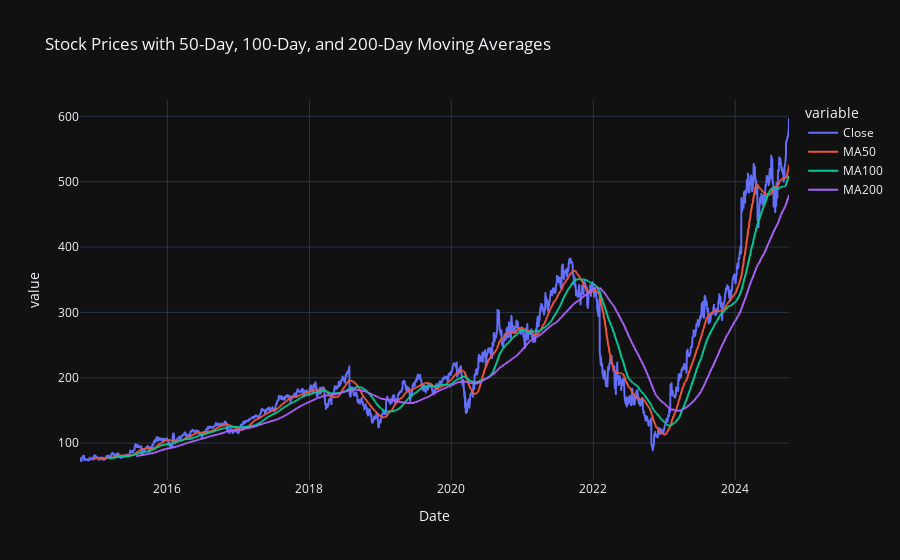

Notebook code cell kept with this figure:
### Code cell
df['MA50'] = df['Close'].rolling(window=50).mean()
df['MA100'] = df['Close'].rolling(window=100).mean()
df['MA200'] = df['Close'].rolling(window=200).mean()

# Plot the stock prices along with the moving averages
fig = px.line(df, x="Date", y=["Close", "MA50", "MA100", "MA200"], template='plotly_dark',
              title="Stock Prices with 50-Day, 100-Day, and 200-Day Moving Averages")
fig.show()

### Figure 1 — Plotly figure (JSON) as saved in the notebook; plotly's stock layout.template omitted (floating-point values rounded to 4 significant figures; data arrays with more than 128 entries replaced by an {"elided": "..."} marker saying what was removed)
{"data": [{"hovertemplate": "variable=Close<br>Date=%{x}<br>value=%{y}<extra></extra>", "legendgroup": "Close", "line": {"color": "#636efa", "dash": "solid"}, "marker": {"symbol": "circle"}, "mode": "lines", "name": "Close", "showlegend": true, "type": "scattergl", "x": {"elided": "2515 str values"}, "xaxis": "x", "y": {"elided": "2515 float values"}, "yaxis": "y"}, {"hovertemplate": "variable=MA50<br>Date=%{x}<br>value=%{y}<extra></extra>", "legendgroup": "MA50", "line": {"color": "#EF553B", "dash": "solid"}, "marker": {"symbol": "circle"}, "mode": "lines", "name": "MA50", "showlegend": true, "type": "scattergl", "x": {"elided": "2515 str values"}, "xaxis": "x", "y": {"elided": "2515 float values"}, "yaxis": "y"}, {"hovertemplate": "variable=MA100<br>Date=%{x}<br>value=%{y}<extra></extra>", "legendgroup": "MA100", "line": {"color": "#00cc96", "dash": "solid"}, "marker": {"symbol": "circle"}, "mode": "lines", "name": "MA100", "showlegend": true, "type": "scattergl", "x": {"elided": "2515 str values"}, "xaxis": "x", "y": {"elided": "2515 float values"}, "yaxis": "y"}, {"hovertemplate": "variable=MA200<br>Date=%{x}<br>value=%{y}<extra></extra>", "legendgroup": "MA200", "line": {"color": "#ab63fa", "dash": "solid"}, "marker": {"symbol": "circle"}, "mode": "lines", "name": "MA200", "showlegend": true, "type": "scattergl", "x": {"elided": "2515 str values"}, "xaxis": "x", "y": {"elided": "2515 float values"}, "yaxis": "y"}], "layout": {"legend": {"title": {"text": "variable"}, "tracegroupgap": 0}, "title": {"text": "Stock Prices with 50-Day, 100-Day, and 200-Day Moving Averages"}, "xaxis": {"anchor": "y", "domain": [0, 1], "title": {"text": "Date"}}, "yaxis": {"anchor": "x", "domain": [0, 1], "title": {"text": "value"}}}}
